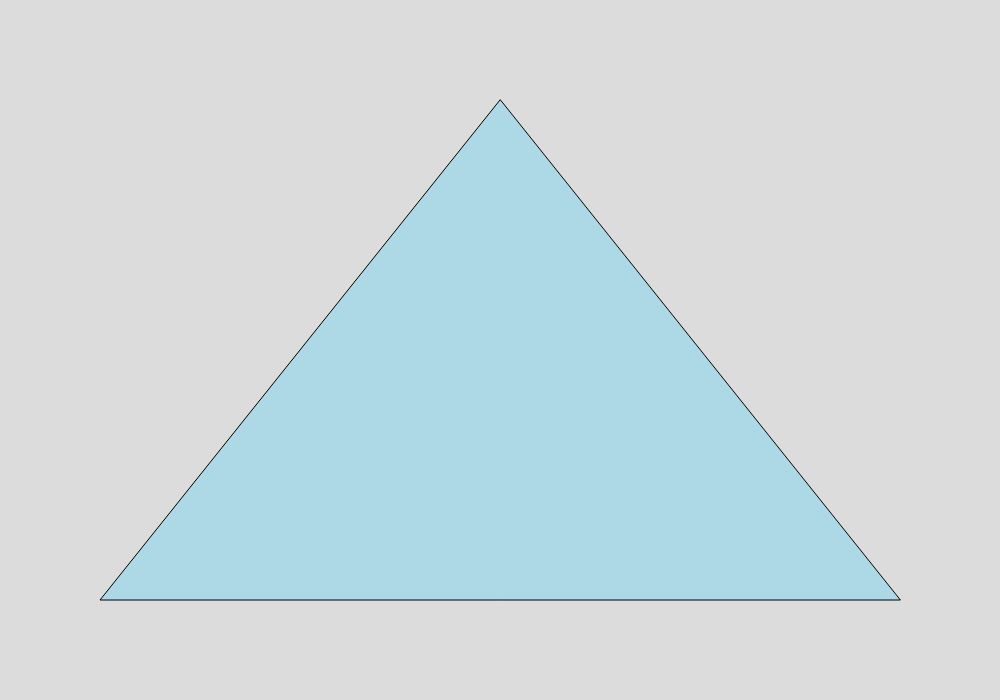
Frame 1 (no input)
Frame 60 (no input): identical to frame 1, image omitted
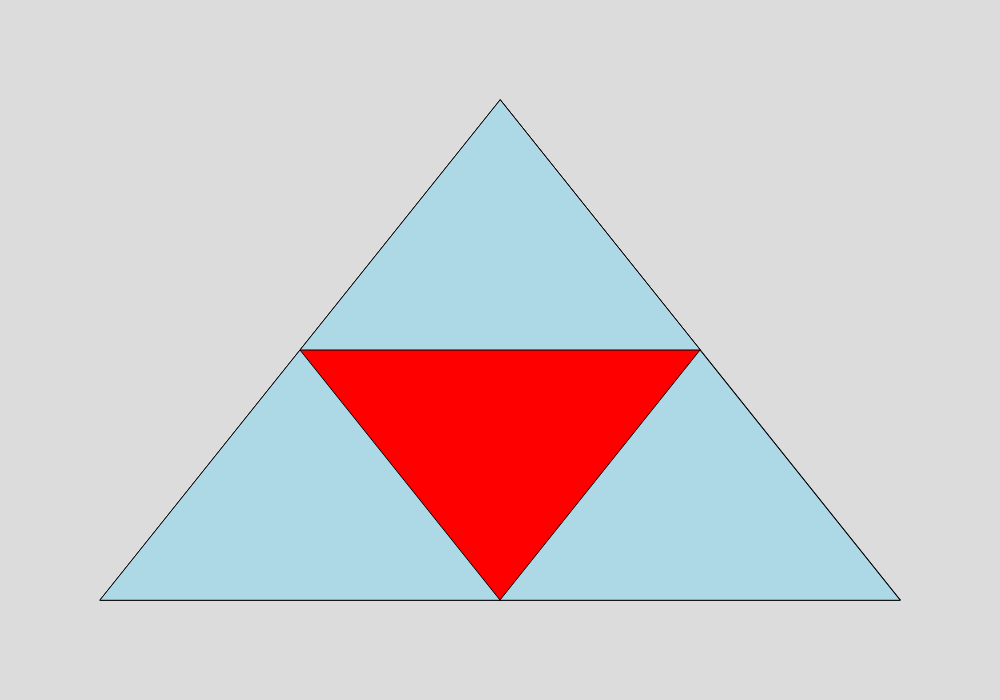
Frame 120 (the mouse pressed at the canvas centre since frame 60)

The p5.js sketch that drew these frames (run headless with seeded random() and noise() and a simulated clock; from frame 60 on, the mouse is pressed at the canvas centre):

// p5.js sketch
// ── sketch.js
// Sierpinski Triangle
// Katharine
// Dec 19, 2022
//
// Recursion demo 1

let triangleVertices = [
  {x: 500, y: 100},
  {x: 100, y: 600},
  {x: 900, y: 600}
];

let depth = 0;
let colours = ["lightblue", "red", "purple", "white", "blue", "pink", "brown", "black", "white"];

function setup() {
  createCanvas(1000, 700);
}

function draw() {
  background(220);
  sierpinski(triangleVertices, depth);
}

function mousePressed() {
  if (depth < 8) {
    depth++;
  }
}

function sierpinski(points, depth) {
  fill(colours[depth]);
  noStroke;
  triangle(points[0].x, points[0].y, points[1].x, points[1].y, points[2].x, points[2].y);

  if (depth > 0) {
    sierpinski([points[0], getMidpoint(points[0], points[1]), getMidpoint(points[0], points[2])], depth-1);
    sierpinski([points[1], getMidpoint(points[0], points[1]), getMidpoint(points[1], points[2])], depth-1);
    sierpinski([points[2], getMidpoint(points[0], points[2]), getMidpoint(points[1], points[2])], depth-1);
  }
}

function getMidpoint(point1, point2) {
  let xDif = point1.x + point2.x;
  let yDif = point1.y + point2.y;
  let theMidpoint = {x: xDif/2, y: yDif/2};
  return theMidpoint;
}
